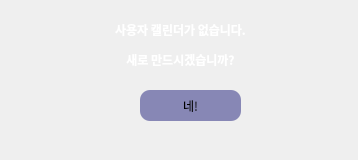
<?xml version="1.0" encoding="UTF-8"?>
<ui version="4.0">
 <class>NewUserCal</class>
 <widget class="QWidget" name="NewUserCal">
  <property name="geometry">
   <rect>
    <x>0</x>
    <y>0</y>
    <width>358</width>
    <height>160</height>
   </rect>
  </property>
  <property name="minimumSize">
   <size>
    <width>358</width>
    <height>160</height>
   </size>
  </property>
  <property name="maximumSize">
   <size>
    <width>358</width>
    <height>160</height>
   </size>
  </property>
  <property name="windowTitle">
   <string>Form</string>
  </property>
  <property name="styleSheet">
   <string notr="true">QMainWindow{
	background-color: rgb(56, 58, 89);	
}</string>
  </property>
  <widget class="QLabel" name="label">
   <property name="geometry">
    <rect>
     <x>30</x>
     <y>10</y>
     <width>301</width>
     <height>71</height>
    </rect>
   </property>
   <property name="font">
    <font>
     <family>CookieRun Bold</family>
     <pointsize>9</pointsize>
     <weight>9</weight>
     <italic>false</italic>
     <bold>false</bold>
    </font>
   </property>
   <property name="styleSheet">
    <string notr="true">	font: 75 9pt &quot;CookieRun Bold&quot;;
	color:white;</string>
   </property>
   <property name="text">
    <string>&lt;html&gt;&lt;head/&gt;&lt;body&gt;&lt;p align=&quot;center&quot;&gt;&lt;span style=&quot; font-weight:700;&quot;&gt;사용자 캘린더가 없습니다.&lt;/span&gt;&lt;/p&gt;&lt;p align=&quot;center&quot;&gt;&lt;span style=&quot; font-weight:700;&quot;&gt;새로 만드시겠습니까?&lt;/span&gt;&lt;/p&gt;&lt;/body&gt;&lt;/html&gt;</string>
   </property>
  </widget>
  <widget class="QPushButton" name="Yes_Bt">
   <property name="geometry">
    <rect>
     <x>140</x>
     <y>90</y>
     <width>101</width>
     <height>31</height>
    </rect>
   </property>
   <property name="font">
    <font>
     <family>CookieRun Bold</family>
     <pointsize>9</pointsize>
     <weight>9</weight>
     <italic>false</italic>
     <bold>false</bold>
    </font>
   </property>
   <property name="styleSheet">
    <string notr="true">QPushButton{

	background-color: rgb(135, 135, 181);
	border-radius:10px;
	font: 75 9pt &quot;CookieRun Bold&quot;;
}

QPushButton:hover {
	background-color: rgb(69, 57, 136);
}
QPushButton:pressed {	
	background-color: rgb(85, 170, 255);
}</string>
   </property>
   <property name="text">
    <string>네!</string>
   </property>
  </widget>
 </widget>
 <resources/>
 <connections/>
</ui>
